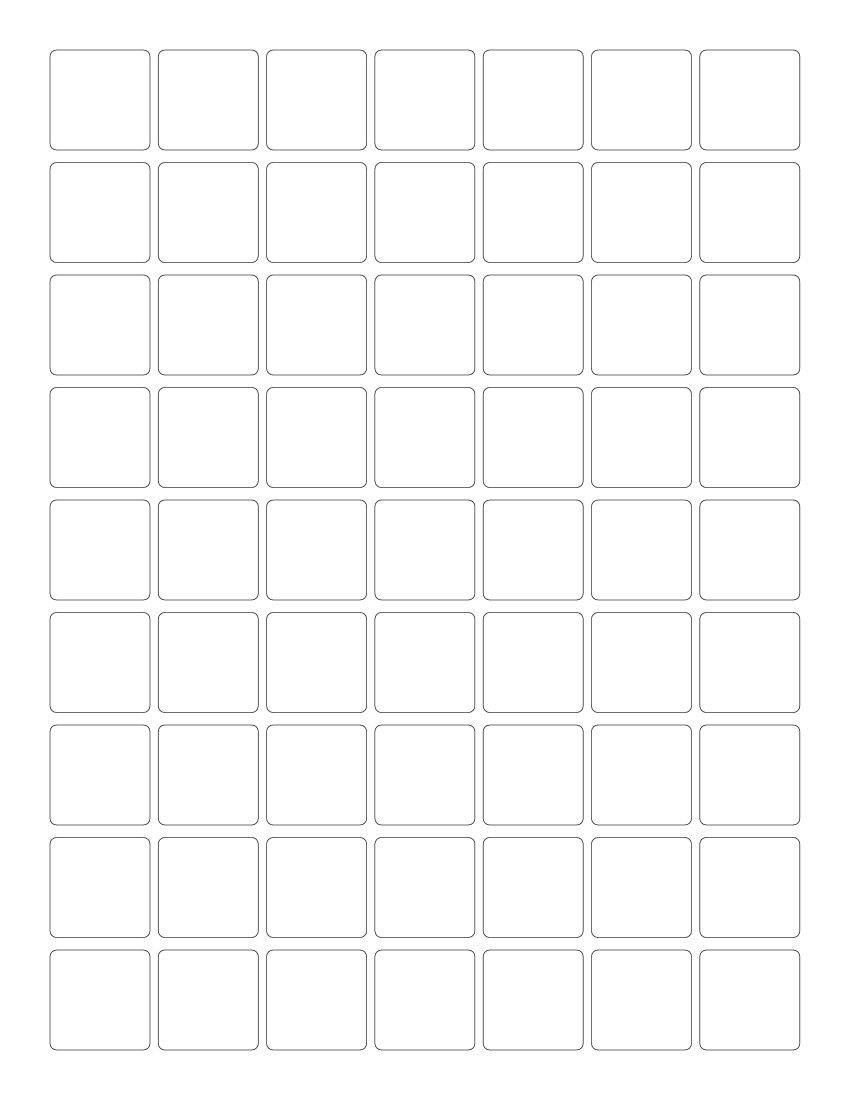
#> input picture templates/template.png, 1700 x 2200 px (shown at 1/2 size)
$ python -i index.py   (imports and definitions only)
#> lines starting #> are read from the running program, lines starting #| are printed output that depends on the picture; after the words box and inside, x2 and y2 are one past the last pixel; in counts of white or black regions, pixels touching at a corner belong together
import qrcode
from pdf2image import convert_from_path, convert_from_bytes
from PIL import Image, ImageFont, ImageDraw
import argparse
from functools import reduce
import math
import numpy as np
import cv2 as cv
import platform


def make_qr_code(data):
    qr = qrcode.QRCode(
        version=1,
        box_size=20,
        border=2,
    )
    qr.add_data(data)

    img = qr.make_image(fill_color="black", back_color="white")
    return (img, qr)


def overlay_label(qr_image, qr, label, template, rect):
    width, height = template.size
    qr_image = qr_image.resize((rect[2]-10, rect[3]-10))

    template.paste(qr_image, (rect[0] + 5, rect[1] + 5))
    # Font size based on template dimensions
    font = ImageFont.truetype("arial.ttf", 42)
    ImageDraw.Draw(template).text((rect[0], rect[1]-20),
                                  label[:40], font=font, fill=(0, 0, 0))
    print(label)
    print_qr_code(qr)


def create_template(template_path):
#> called with template_path = 'templates/template.png'
    template = Image.new('RGB', (8500, 11000), 'white')
#> template: PIL image 8500x11000 RGB; every value is 255
    if template_path.endswith('pdf'):
        if platform.system() == 'Windows':
            img = convert_from_path(
                template_path, poppler_path='./external/poppler-win64-21.09.0/Library/bin')[0]
        else:
            img = convert_from_path(template_path)
    else:
        img = Image.open(template_path)
#> img is the input picture: PIL image 1700x2200 RGB; mean R, G, B 251.1, 251, 251
    t_width, t_height = template.size
#> t_width = 8500; t_height = 11000
    width, height = img.size
#> width = 1700; height = 2200
    img = cv.cvtColor(np.array(img), cv.COLOR_RGB2BGR)
#> img: shape (2200, 1700, 3)

    imgray = cv.cvtColor(img, cv.COLOR_BGR2GRAY)

    ret, thresh = cv.threshold(imgray, 127, 255, 0)
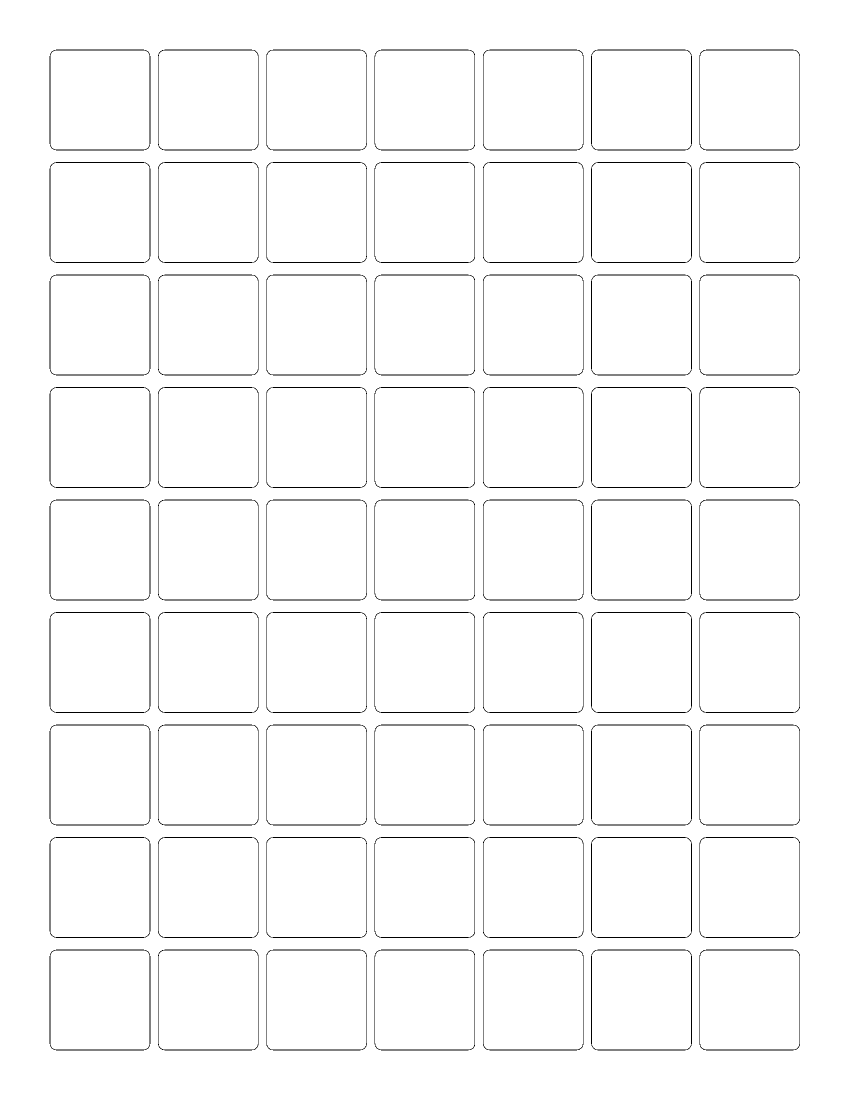
#> thresh: shape (2200, 1700) (shown at 1/2 size); 97.9% white; black in thin lines or dots, all inside (x1, y1, x2, y2) = (99, 99, 1600, 2101)
    contours, hierarchy = cv.findContours(
        thresh, cv.RETR_TREE, cv.CHAIN_APPROX_SIMPLE)
#> contours = 127 contours; largest, box (x1, y1, x2, y2) and area: (0, 0, 1700, 2200) 3736101, (1181, 1898, 1385, 2102) 40975, (98, 1898, 302, 2102) 40975, (1181, 1673, 1385, 1877) 40975, (98, 1673, 302, 1877) 40975

    if len(list(filter(lambda cc: cc[3] == -1, hierarchy[0]))) == 1:
        contour_level = 0
    else:
        contour_level = -1
    rects = list(map(lambda cc: (t_width*cc[0]//width, t_height*cc[1]//height, t_width*cc[2]//width, t_height*cc[3]//height),
                     map(lambda cc: cv.boundingRect(cc[1]),
                     filter(lambda cc: cc[0][3] == contour_level,
                            zip(hierarchy[0], contours)))))
#> rects = 63 items, first 6: (6990, 9490, 1015, 1020), (5905, 9490, 1020, 1020), (4825, 9490, 1015, 1020), (3740, 9490, 1015, 1020), (2660, 9490, 1015, 1020), (1575, 9490, 1015, 1020)
    rects.reverse()
    return template, rects


# adapated from github.com/alishtory/qrcode-terminal
def print_qr_code(qr):
    white_block = '\033[0;37;47m  '
    black_block = '\033[0;37;40m  '
    new_line = '\033[0m\n'

    code = white_block + f'{white_block + new_line + white_block}'.join(map(
        lambda mn: reduce(lambda uu, vv: uu +
                          black_block if vv else uu + white_block, mn, ''),
        qr.modules))
    border = white_block*(qr.modules_count+2) + new_line

    print(border + code + white_block + new_line + border)


# [26 lines not run here, left out]

>>> result = create_template('templates/template.png')
